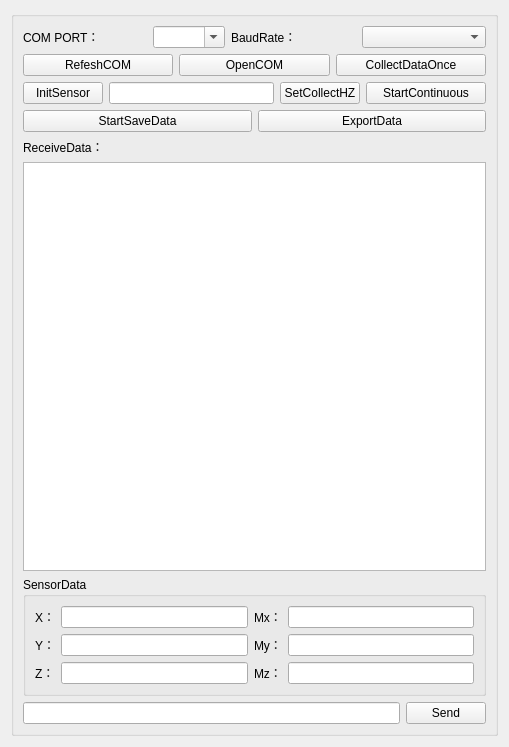
<?xml version="1.0" encoding="UTF-8"?>
<ui version="4.0">
 <class>ForceForm</class>
 <widget class="QWidget" name="ForceForm">
  <property name="geometry">
   <rect>
    <x>0</x>
    <y>0</y>
    <width>509</width>
    <height>747</height>
   </rect>
  </property>
  <property name="windowTitle">
   <string>Form</string>
  </property>
  <layout class="QVBoxLayout" name="verticalLayout_2">
   <item>
    <widget class="QGroupBox" name="groupBox_16">
     <property name="title">
      <string/>
     </property>
     <layout class="QVBoxLayout" name="verticalLayout">
      <item>
       <layout class="QHBoxLayout" name="horizontalLayout_21">
        <item>
         <widget class="QLabel" name="label_73">
          <property name="text">
           <string>COM PORT：</string>
          </property>
         </widget>
        </item>
        <item>
         <widget class="QComboBox" name="comboBoxPortName_Force">
          <property name="enabled">
           <bool>true</bool>
          </property>
          <property name="sizePolicy">
           <sizepolicy hsizetype="Fixed" vsizetype="Fixed">
            <horstretch>200</horstretch>
            <verstretch>0</verstretch>
           </sizepolicy>
          </property>
          <property name="editable">
           <bool>true</bool>
          </property>
         </widget>
        </item>
        <item>
         <widget class="QLabel" name="label_74">
          <property name="text">
           <string>BaudRate：</string>
          </property>
         </widget>
        </item>
        <item>
         <widget class="QComboBox" name="comboBoxBaudRate_Force"/>
        </item>
       </layout>
      </item>
      <item>
       <layout class="QHBoxLayout" name="horizontalLayout_3">
        <item>
         <widget class="QPushButton" name="btnRefreshPortsbtn_Force">
          <property name="text">
           <string>RefeshCOM</string>
          </property>
         </widget>
        </item>
        <item>
         <widget class="QPushButton" name="btnOpenCOM_Force">
          <property name="text">
           <string>OpenCOM</string>
          </property>
         </widget>
        </item>
        <item>
         <widget class="QPushButton" name="btnOnceSendData_Force">
          <property name="text">
           <string>CollectDataOnce</string>
          </property>
         </widget>
        </item>
       </layout>
      </item>
      <item>
       <layout class="QHBoxLayout" name="horizontalLayout_2">
        <item>
         <widget class="QPushButton" name="btnInitSensor">
          <property name="text">
           <string>InitSensor</string>
          </property>
         </widget>
        </item>
        <item>
         <widget class="QLineEdit" name="lineEditHZ"/>
        </item>
        <item>
         <widget class="QPushButton" name="btnSetHz">
          <property name="text">
           <string>SetCollectHZ</string>
          </property>
         </widget>
        </item>
        <item>
         <widget class="QPushButton" name="btnStartAutoSendData_Force">
          <property name="sizePolicy">
           <sizepolicy hsizetype="Preferred" vsizetype="Fixed">
            <horstretch>0</horstretch>
            <verstretch>0</verstretch>
           </sizepolicy>
          </property>
          <property name="minimumSize">
           <size>
            <width>120</width>
            <height>0</height>
           </size>
          </property>
          <property name="text">
           <string>StartContinuous</string>
          </property>
         </widget>
        </item>
       </layout>
      </item>
      <item>
       <layout class="QHBoxLayout" name="horizontalLayout">
        <item>
         <widget class="QPushButton" name="btnSaveData">
          <property name="text">
           <string>StartSaveData</string>
          </property>
         </widget>
        </item>
        <item>
         <widget class="QPushButton" name="btnExportData">
          <property name="text">
           <string>ExportData</string>
          </property>
         </widget>
        </item>
       </layout>
      </item>
      <item>
       <layout class="QVBoxLayout" name="verticalLayout_14">
        <item>
         <widget class="QLabel" name="label_75">
          <property name="text">
           <string>ReceiveData：</string>
          </property>
         </widget>
        </item>
        <item>
         <widget class="QTextEdit" name="txtReceiveData_Force"/>
        </item>
       </layout>
      </item>
      <item>
       <widget class="QGroupBox" name="groupBox_17">
        <property name="title">
         <string>SensorData</string>
        </property>
        <layout class="QGridLayout" name="gridLayout">
         <item row="2" column="1">
          <widget class="QLineEdit" name="Sensor_ZForce">
           <property name="sizePolicy">
            <sizepolicy hsizetype="Expanding" vsizetype="Preferred">
             <horstretch>0</horstretch>
             <verstretch>0</verstretch>
            </sizepolicy>
           </property>
          </widget>
         </item>
         <item row="0" column="0">
          <widget class="QLabel" name="label">
           <property name="text">
            <string>X：</string>
           </property>
          </widget>
         </item>
         <item row="2" column="5">
          <widget class="QLineEdit" name="Sensor_ZMForce">
           <property name="sizePolicy">
            <sizepolicy hsizetype="Expanding" vsizetype="Preferred">
             <horstretch>0</horstretch>
             <verstretch>0</verstretch>
            </sizepolicy>
           </property>
          </widget>
         </item>
         <item row="2" column="4">
          <widget class="QLabel" name="label_4">
           <property name="text">
            <string>Mz：</string>
           </property>
          </widget>
         </item>
         <item row="1" column="1">
          <widget class="QLineEdit" name="Sensor_YForce">
           <property name="sizePolicy">
            <sizepolicy hsizetype="Expanding" vsizetype="Preferred">
             <horstretch>0</horstretch>
             <verstretch>0</verstretch>
            </sizepolicy>
           </property>
          </widget>
         </item>
         <item row="2" column="0">
          <widget class="QLabel" name="label_3">
           <property name="text">
            <string>Z：</string>
           </property>
          </widget>
         </item>
         <item row="1" column="5">
          <widget class="QLineEdit" name="Sensor_YMForce">
           <property name="sizePolicy">
            <sizepolicy hsizetype="Expanding" vsizetype="Preferred">
             <horstretch>0</horstretch>
             <verstretch>0</verstretch>
            </sizepolicy>
           </property>
          </widget>
         </item>
         <item row="0" column="1">
          <widget class="QLineEdit" name="Sensor_XForce">
           <property name="sizePolicy">
            <sizepolicy hsizetype="Expanding" vsizetype="Preferred">
             <horstretch>0</horstretch>
             <verstretch>0</verstretch>
            </sizepolicy>
           </property>
          </widget>
         </item>
         <item row="0" column="5">
          <widget class="QLineEdit" name="Sensor_XMForce">
           <property name="sizePolicy">
            <sizepolicy hsizetype="Expanding" vsizetype="Preferred">
             <horstretch>0</horstretch>
             <verstretch>0</verstretch>
            </sizepolicy>
           </property>
          </widget>
         </item>
         <item row="1" column="0">
          <widget class="QLabel" name="label_2">
           <property name="text">
            <string>Y：</string>
           </property>
          </widget>
         </item>
         <item row="0" column="4">
          <widget class="QLabel" name="label_6">
           <property name="text">
            <string>Mx：</string>
           </property>
          </widget>
         </item>
         <item row="1" column="4">
          <widget class="QLabel" name="label_5">
           <property name="text">
            <string>My：</string>
           </property>
          </widget>
         </item>
        </layout>
       </widget>
      </item>
      <item>
       <layout class="QHBoxLayout" name="horizontalLayout_26">
        <item>
         <widget class="QLineEdit" name="txtSend_Force"/>
        </item>
        <item>
         <widget class="QPushButton" name="btnSendData_Force">
          <property name="text">
           <string>Send</string>
          </property>
         </widget>
        </item>
       </layout>
      </item>
     </layout>
    </widget>
   </item>
  </layout>
 </widget>
 <resources/>
 <connections/>
</ui>
